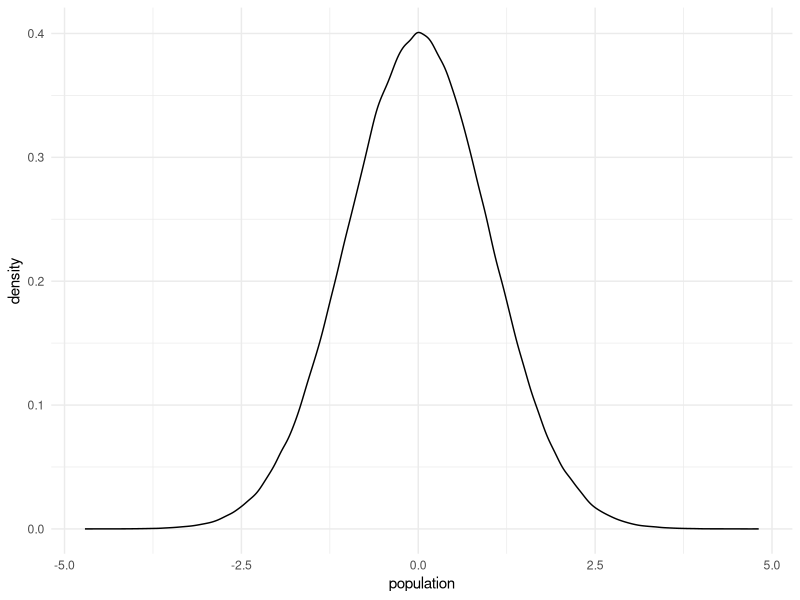
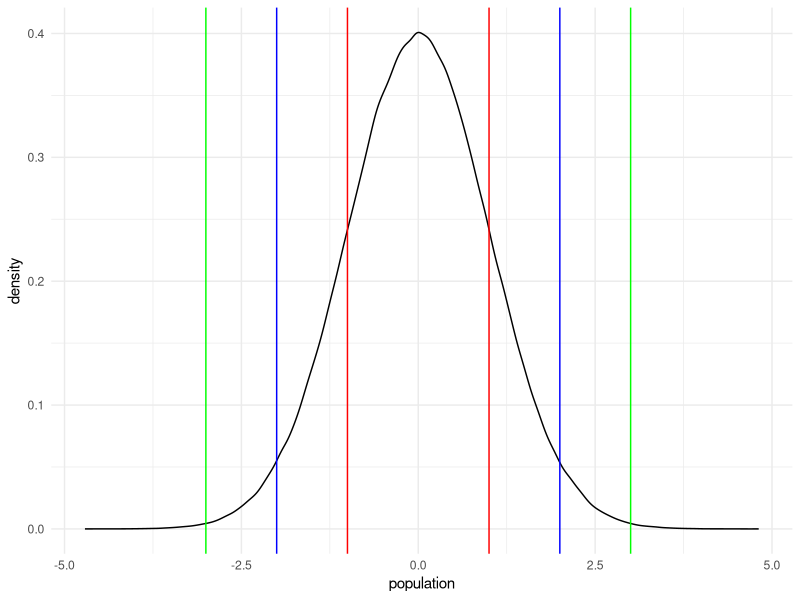
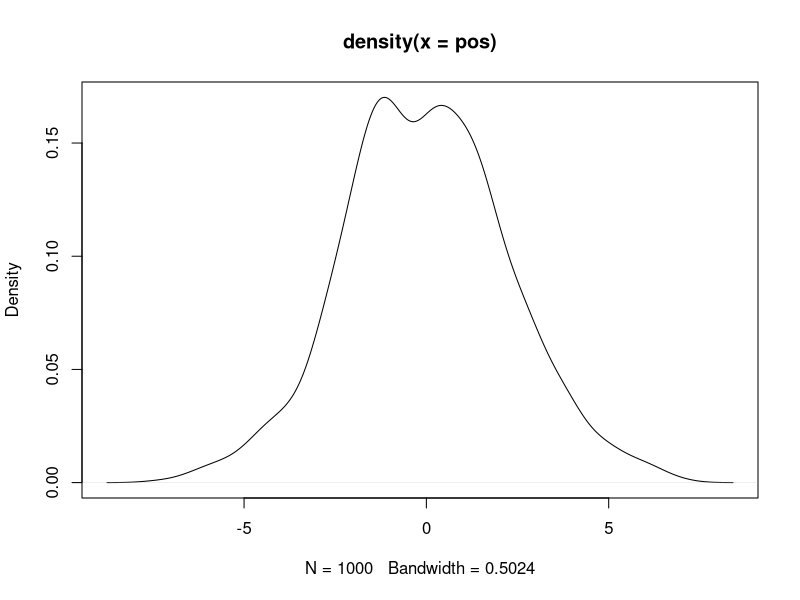
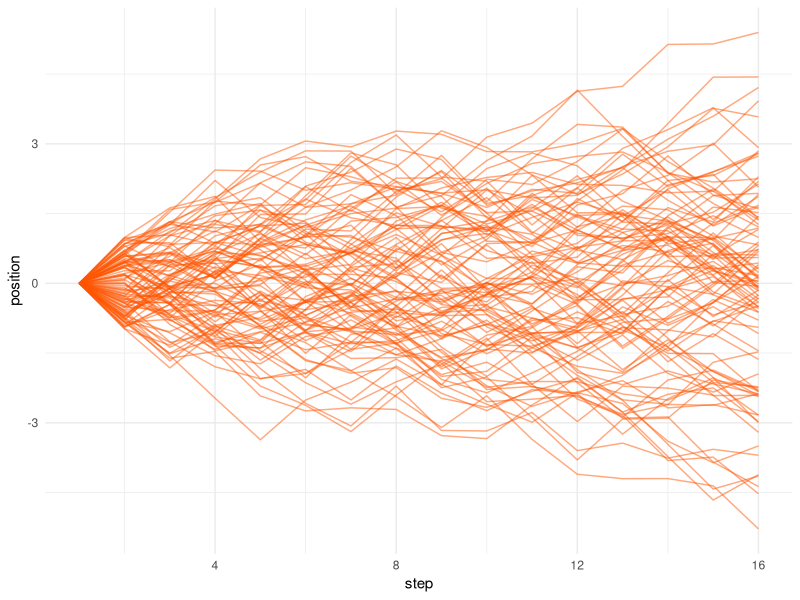
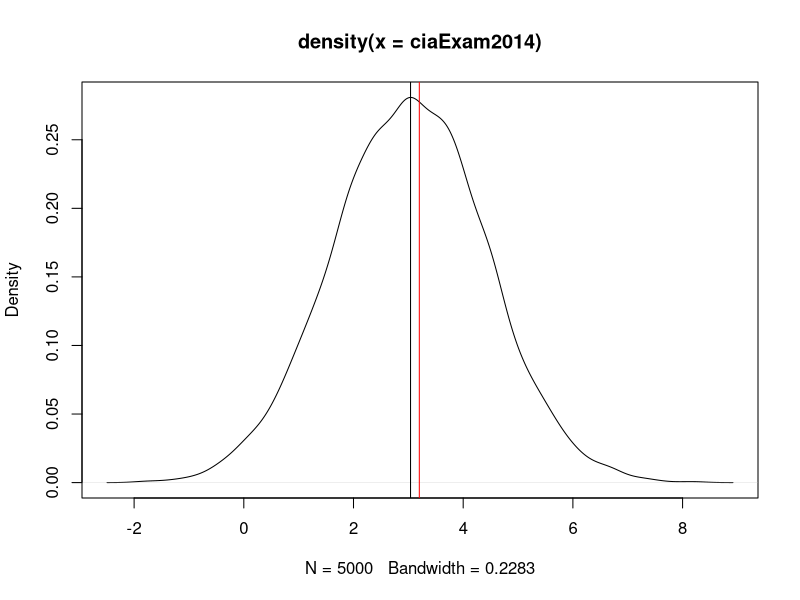
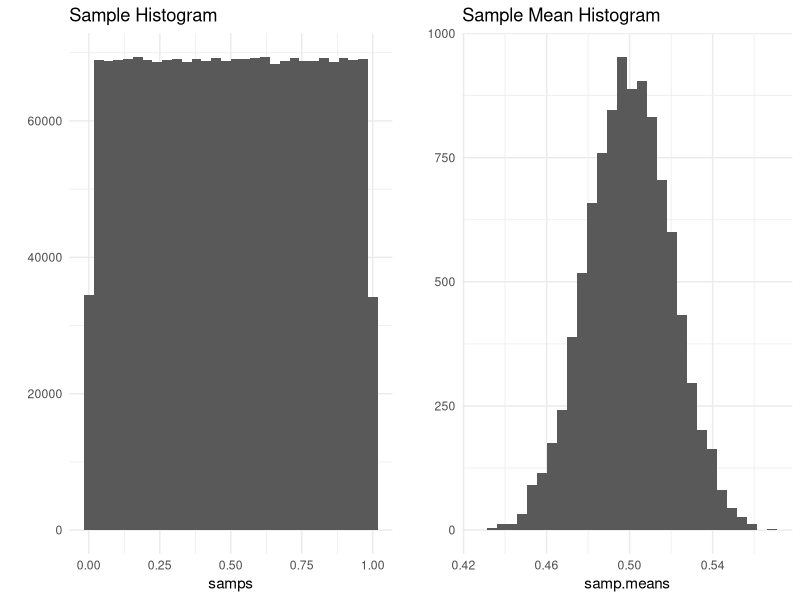
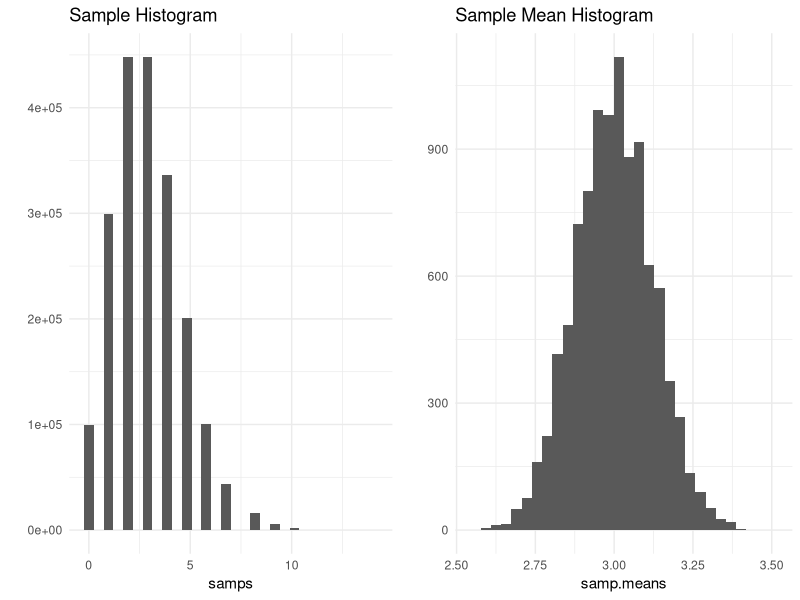
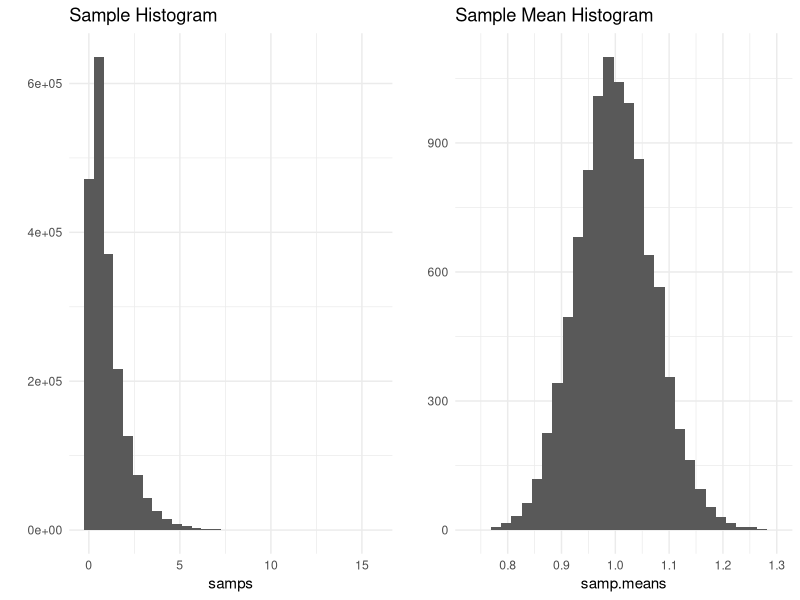

Recreate these plots in R, in order.
## ---- chunk 1
knitr::opts_chunk$set(echo = TRUE, warning = FALSE, message = FALSE, comment = "")
## ---- chunk 2
positiveVampire = .95

falsePositive = .01

probabilityVampire = .001

probabilityPositive = positiveVampire * probabilityVampire + 
  falsePositive * (1 - probabilityVampire)

probabilityActualVampire = positiveVampire * probabilityVampire / probabilityPositive

probabilityActualVampire
## ---- chunk 3
truePositive = 95

falsePositive = 999

totalPositive = truePositive + falsePositive

totalPositive
## ---- chunk 4
truePositive / totalPositive
## ---- chunk 5
library(ggplot2)

set.seed(1001)

population = data.frame(population = rnorm(n = 1000000, mean = 0, sd = 1))

regions = data.frame(sdPlus1 = mean(population$population) + sd(population$population), 
                     sdMinus1 = mean(population$population) - sd(population$population), 
                     sdPlus2 = mean(population$population) + (2 * sd(population$population)), 
                     sdMinus2 = mean(population$population) - (2 * sd(population$population)), 
                     sdPlus3 = mean(population$population) + (3 * sd(population$population)), 
                     sdMinus3 = mean(population$population) - (3 * sd(population$population)))

ggplot(population, aes(population)) +
  geom_density() +
  theme_minimal()

## ---- chunk 6
ggplot(population, aes(population)) +
  geom_density() +
  geom_vline(xintercept = regions$sdPlus1, color = "red") +
  geom_vline(xintercept = regions$sdMinus1, color = "red") +
  geom_vline(xintercept = regions$sdPlus2, color = "blue") +
  geom_vline(xintercept = regions$sdMinus2, color = "blue") +
  geom_vline(xintercept = regions$sdPlus3, color = "green") +
  geom_vline(xintercept = regions$sdMinus3, color = "green") +
  theme_minimal()
## ---- chunk 7
pos = replicate(1000, sum(runif(16, -1, 1)))

plot(density(pos))
## ---- chunk 8
library(plyr)

library(ggplot2)

dataSteps = function(stepSize) {
  walks = data.frame(person = rep(1:100, each = stepSize), 
           position = unlist(rlply(100, cumsum(c(0, runif((stepSize - 1), -1, 1))))), 
           step = rep(1:stepSize, times = 100))
  
  return(walks)
}

walks = dataSteps(16)

ggplot(walks, aes(step, position, group = person)) + 
  geom_line(color = "#ff5500", alpha = .5) + 
  theme_minimal()
## ---- chunk 9
person2014Z = (3.2 - 3.04) / 1.41

person2015Z = (3.2 - 2.86) / 1.34
## ---- chunk 10
ciaExam2014 = rnorm(n = 5000, mean = 3.04, sd = 1.41)

plot(density(ciaExam2014))
abline(v = c(3.04, 3.2), col = c("black", "red"))
## ---- chunk 11
pnorm(3.2, 3.04, 1.41)

pnorm(person2014Z)
## ---- chunk 12
1 - pnorm(person2014Z)
## ---- chunk 13
qnorm(.45)
## ---- chunk 14
library(gridExtra)

set.seed(123)
r = 10000
n = 200     


sample.means = function(samps, r, n) {
  rowMeans(matrix(samps,nrow=r,ncol=n))
}

qqplot.data = function (vec) {
  y = quantile(vec[!is.na(vec)], c(0.25, 0.75))
  x = qnorm(c(0.25, 0.75))
  slope = diff(y)/diff(x)
  int = y[1L] - slope * x[1L]

  d = data.frame(resids = vec)
  
  return(d)
}

generate.plots = function(samps, samp.means) {
  p1 = qplot(samps, geom="histogram", bins=30, main="Sample Histogram") + theme_minimal()
  p2 = qplot(samp.means, geom="histogram", bins=30, main="Sample Mean Histogram") + theme_minimal()
  grid.arrange(p1,p2,ncol=2)
}

## ---- chunk 15
samps = runif(r*n)

samp.means = sample.means(samps, r, n)

generate.plots(samps, samp.means)
## ---- chunk 16
samps = rpois(r*n,lambda=3)

samp.means = sample.means(samps, r, n)

generate.plots(samps, samp.means)
## ---- chunk 17
samps = rexp(r*n,rate=1)

samp.means = sample.means(samps, r, n)

generate.plots(samps, samp.means)
## ---- chunk 18
set.seed(1001)

population = rnorm(10000)

plot(density(population))
## ---- chunk 19

set.seed(1001)

smallSample = sample(population, 75, replace = FALSE)

plot(density(smallSample))
## ---- chunk 20
set.seed(1001)

mediumSample = sample(population, 250, replace = FALSE)

plot(density(mediumSample))
## ---- chunk 21
set.seed(1001)

biggerSample = sample(population, 1000, replace = FALSE)

plot(density(biggerSample))
## ---- chunk 22
set.seed(1001)

biggestSample = sample(population, 2500, replace = FALSE)

plot(density(biggestSample))
## ---- chunk 23
plot(density(population))
## ---- chunk 24
mean(population)

mean(biggerSample)

mean(biggestSample)
## ---- chunk 25
mean(sample(population, 2500, replace = FALSE))
## ---- chunk 26
mean(sample(population, 5000, replace = FALSE))
